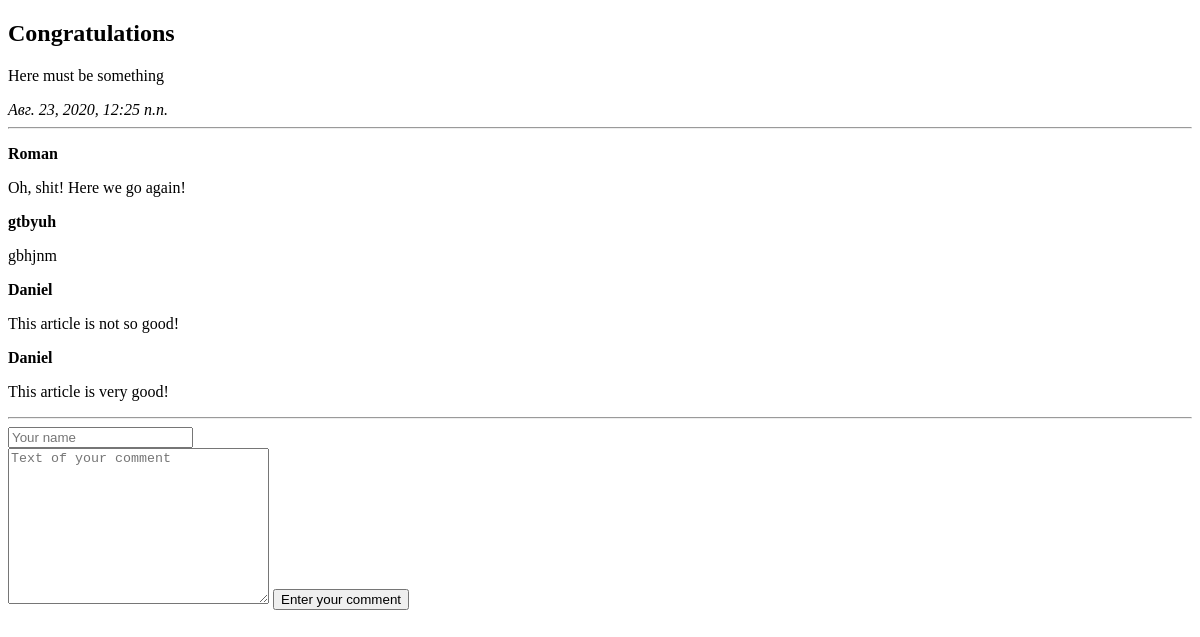
The app's page /articles/1/, older data.
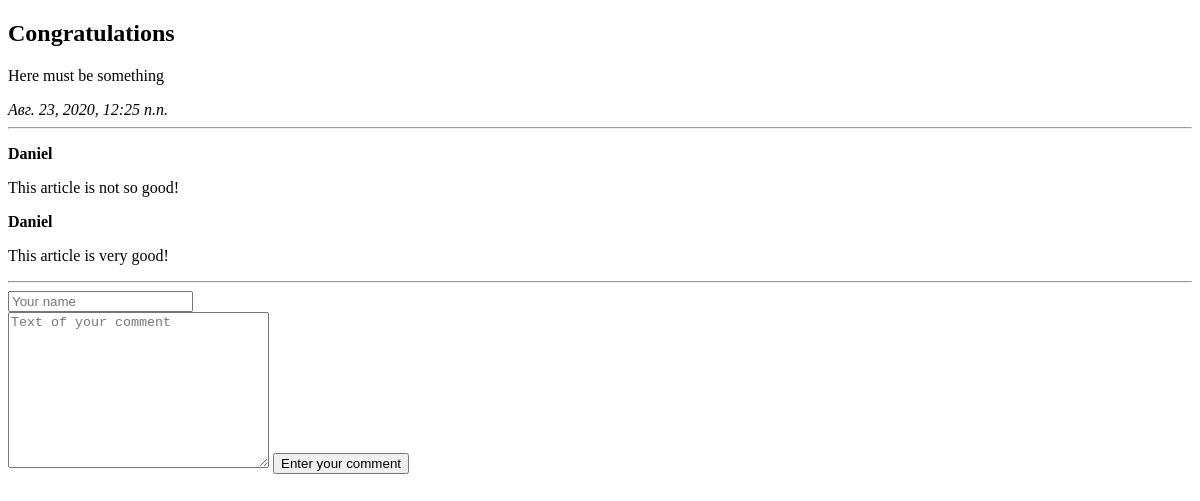
The same page, newer data.
### web_project/apps/articles/models.py (models this page shows, shortened)
class Article(models.Model):
    article_title = models.CharField('Title of article', max_length=100)
    article_text = models.TextField('Text of article')
    public_date = models.DateTimeField('Date of publication')  # поле для даты
    class Meta:
        verbose_name = 'Статья'  # in singular-form
        verbose_name_plural = 'Статьи'  # in plural-form

class Comment(models.Model):
    article = models.ForeignKey(Article, on_delete=models.CASCADE)
    autor_name = models.CharField('Name of autor', max_length=50)
    comment_text = models.CharField('Text of comment', max_length=200)
    class Meta:
        verbose_name = 'Комментарий'  # in singular-form
        verbose_name_plural = 'Комментарии'  # in plural-form

### web_project/apps/articles/views.py (the view)
# urls.py: path('<int:article_id>/', views.detail, name='detail'),
def detail(request, article_id):  # при помощи этой функции будем выводить статьи
    try:
        a = Article.objects.get(id=article_id)
    except:
        raise Http404('Article not found')
    latest_comments_list = a.comment_set.order_by('-id')[:10]
    return render(request, 'articles/detail.html', {'article': a, 'latest_comments_list': latest_comments_list})

### templates/articles/detail.html (shortened to what this page needs)
{% extends 'base.html' %}
{% block content %}
    <h2>{{article.article_title}}</h2>
    <p>{{article.article_text}}</p>
    <em>{{article.public_date}}</em>
    <hr>
    {% if latest_comments_list %}
        {% for j in latest_comments_list %}
            <p>
                <strong>{{j.autor_name}}</strong>
                <p>{{j.comment_text}}</p>
            </p>
        {% endfor %}
    {% else %}
    Comments are not found.
    {% endif %}
    <hr>
    <form action="{% url 'articles:leave_comment' article.id %}" method="POST">
        <input type="text" required="" placeholder="Your name" name="name">
        <br>
        <textarea name="text" required="" placeholder="Text of your comment" cols="30" rows="10"></textarea>
        <button type="submit">Enter your comment</button>
    </form>
{% endblock %}

### templates/base.html (shortened to what this page needs)
<!DOCTYPE html>
<html lang="en">
<head>
</head>
<body>
    {% block content %}
    {% endblock %}
</body>
</html>

Row changes from the older to the newer data that the page shows:
removed Comment: autor_name "Roman", comment_text "Oh, shit! Here we go again!"
removed Comment: autor_name "gtbyuh", comment_text "gbhjnm"
